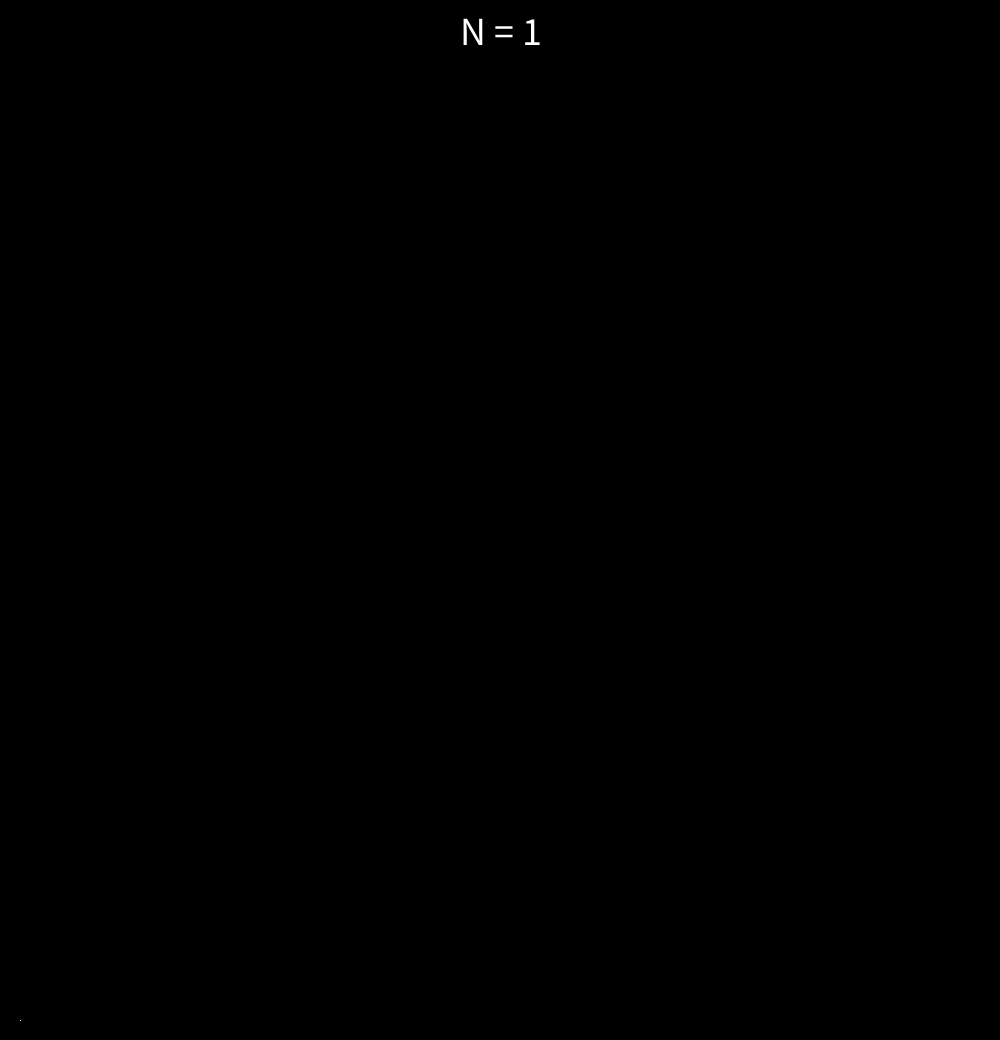
Frame 1 (no input)
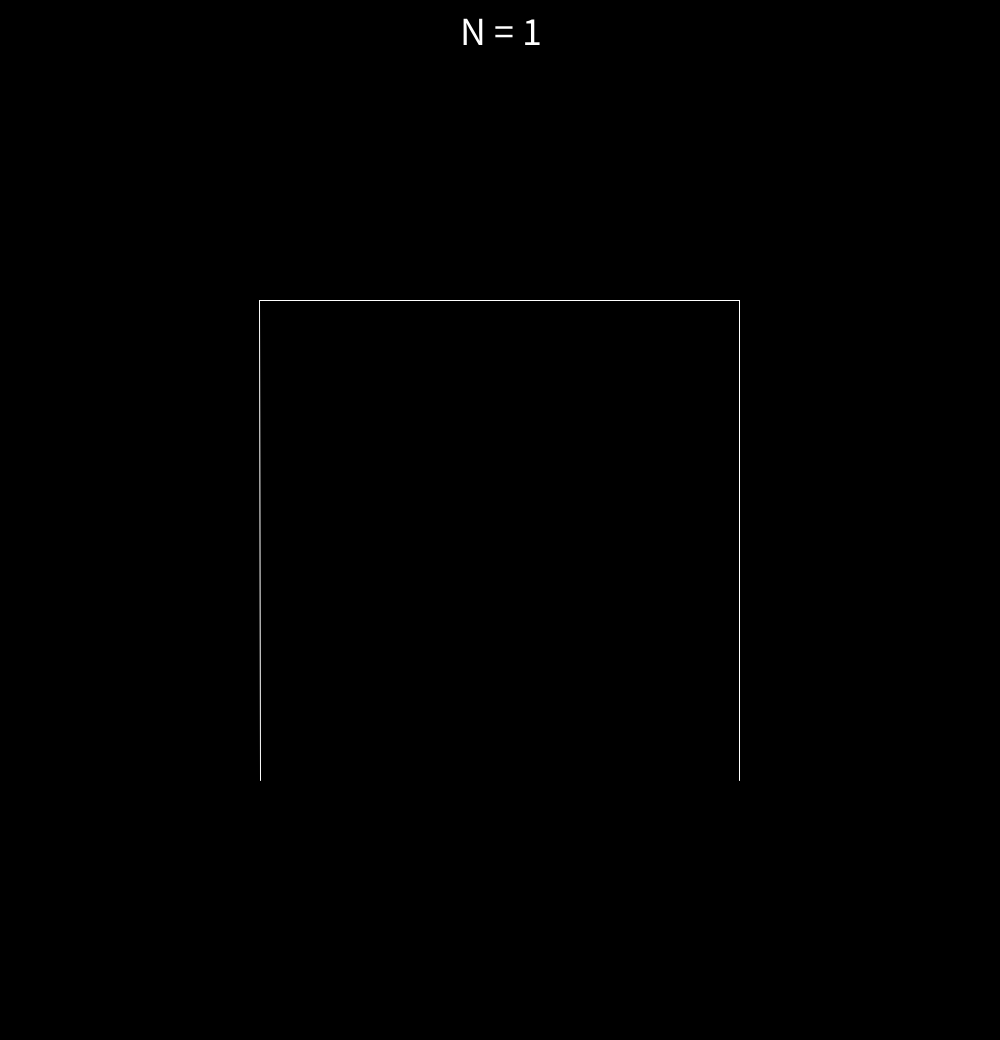
Frame 2 (the mouse pressed at the canvas centre, redrawn once)

The Processing sketch that drew these frames (run headless with seeded random() and noise(); the mouse was pressed at the canvas centre and the sketch redrawn once):

// Processing sketch: hw08_2_peanoCurve
// ── hw08_2_peanoCurve.pde
int order = 1; // order of the peano curve
float length; // length of each segment
float cx, cy; // current position of the turtle
float turtleangle = 0; // current angle of the turtle

void setup() {
  size(1000, 1040); // set the canvas size
  background(0); // set the background color to black
  stroke(255); // set the stroke color to white
  noLoop();
}

void mousePressed() {
  if (mouseButton == LEFT) {
    if (order < 8) {
      order++; // increase order by 1 if the left mouse button is pressed
    }
  } else if (mouseButton == RIGHT) {
    if (order > 1) {
      order--; // decrease order by 1 if the right mouse button is pressed
    }
  }
  length = (width - 40) / (float)(pow(2, order)); // recalculate the length of each segment
  cx = 0; // reset the initial x position of the turtle
  cy = 0; // reset the initial y position of the turtle
  turtleangle = 0; // reset the turtle angle
  redraw();
}

void draw() {
  background(0); // clear the background
  pushMatrix();
  translate(length / 2 + 20, height - length / 2 - 20); // move the origin to the starting point
  peano(order, 90); // redraw the peano curve with the new value of order
  popMatrix();
  displayN(); // display the current value of n
}

// recursive function to draw the peano curve
void peano(int level, float angle) {
  if (level == 0) {
    return;
  }

  rotation(-angle); // rotate left
  peano(level - 1, -angle); // recursive call with level-1 and inverted angle

  forward(length); // move forward by the length of one segment

  rotation(angle); // rotate right
  peano(level - 1, angle); // recursive call with level-1 and the given angle

  forward(length); // move forward by the length of one segment

  peano(level - 1, angle); // recursive call with level-1 and the given angle

  rotation(angle); // rotate right
  forward(length); // move forward by the length of one segment

  peano(level - 1, -angle); // recursive call with level-1 and inverted angle
  rotation(-angle); // rotate left
}

void forward(float amount) {
  float newX = cx + cos(radians(turtleangle)) * amount; // calculate the new x position
  float newY = cy + sin(radians(turtleangle)) * amount; // calculate the new y position
  line(cx, cy, newX, newY); // draw a line from the current position to the new position
  cx = newX; // update the current x position
  cy = newY; // update the current y position
}

void rotation(float degrees) {
  turtleangle = turtleangle + degrees; // update the turtle's angle by adding the given degrees
}

void displayN() {
  fill(255); // text color to white
  textSize(40); // set the text size
  text("N = " + order, width / 2 - 40, 45); // display the current value of n
}
